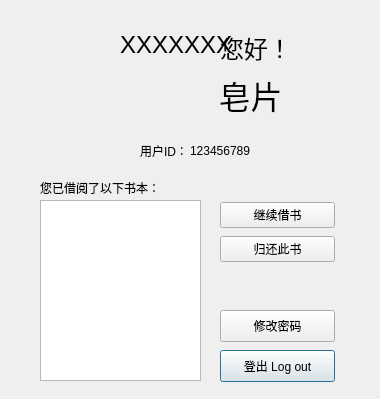
<?xml version="1.0" encoding="UTF-8"?>
<ui version="4.0">
 <class>usermain</class>
 <widget class="QDialog" name="usermain">
  <property name="geometry">
   <rect>
    <x>0</x>
    <y>0</y>
    <width>380</width>
    <height>399</height>
   </rect>
  </property>
  <property name="windowTitle">
   <string>Dialog</string>
  </property>
  <widget class="QLabel" name="label">
   <property name="geometry">
    <rect>
     <x>220</x>
     <y>30</y>
     <width>61</width>
     <height>31</height>
    </rect>
   </property>
   <property name="text">
    <string>&lt;html&gt;&lt;head/&gt;&lt;body&gt;&lt;p&gt;&lt;span style=&quot; font-size:18pt;&quot;&gt;您好！&lt;/span&gt;&lt;/p&gt;&lt;/body&gt;&lt;/html&gt;</string>
   </property>
  </widget>
  <widget class="QLabel" name="label_2">
   <property name="geometry">
    <rect>
     <x>120</x>
     <y>30</y>
     <width>111</width>
     <height>31</height>
    </rect>
   </property>
   <property name="text">
    <string>&lt;html&gt;&lt;head/&gt;&lt;body&gt;&lt;p&gt;&lt;span style=&quot; font-size:18pt;&quot;&gt;XXXXXXXX&lt;/span&gt;&lt;/p&gt;&lt;/body&gt;&lt;/html&gt;</string>
   </property>
  </widget>
  <widget class="QLabel" name="label_3">
   <property name="geometry">
    <rect>
     <x>160</x>
     <y>60</y>
     <width>181</width>
     <height>71</height>
    </rect>
   </property>
   <property name="text">
    <string>&lt;html&gt;&lt;head/&gt;&lt;body&gt;&lt;p align=&quot;center&quot;&gt;&lt;span style=&quot; font-size:24pt;&quot;&gt;皂片&lt;/span&gt;&lt;/p&gt;&lt;/body&gt;&lt;/html&gt;</string>
   </property>
  </widget>
  <widget class="QLabel" name="label_4">
   <property name="geometry">
    <rect>
     <x>140</x>
     <y>140</y>
     <width>51</width>
     <height>21</height>
    </rect>
   </property>
   <property name="text">
    <string>用户ID：</string>
   </property>
  </widget>
  <widget class="QLabel" name="label_5">
   <property name="geometry">
    <rect>
     <x>190</x>
     <y>140</y>
     <width>101</width>
     <height>21</height>
    </rect>
   </property>
   <property name="text">
    <string>123456789</string>
   </property>
  </widget>
  <widget class="QLabel" name="label_6">
   <property name="geometry">
    <rect>
     <x>40</x>
     <y>180</y>
     <width>141</width>
     <height>16</height>
    </rect>
   </property>
   <property name="text">
    <string>您已借阅了以下书本：</string>
   </property>
  </widget>
  <widget class="QPushButton" name="pushButton">
   <property name="geometry">
    <rect>
     <x>220</x>
     <y>350</y>
     <width>115</width>
     <height>32</height>
    </rect>
   </property>
   <property name="text">
    <string>登出 Log out</string>
   </property>
  </widget>
  <widget class="QListWidget" name="listWidget">
   <property name="geometry">
    <rect>
     <x>40</x>
     <y>200</y>
     <width>161</width>
     <height>181</height>
    </rect>
   </property>
  </widget>
  <widget class="QWidget" name="layoutWidget">
   <property name="geometry">
    <rect>
     <x>220</x>
     <y>200</y>
     <width>115</width>
     <height>66</height>
    </rect>
   </property>
   <layout class="QVBoxLayout" name="verticalLayout">
    <item>
     <widget class="QPushButton" name="pushButton_2">
      <property name="text">
       <string>继续借书</string>
      </property>
     </widget>
    </item>
    <item>
     <widget class="QPushButton" name="pushButton_3">
      <property name="text">
       <string>归还此书</string>
      </property>
     </widget>
    </item>
   </layout>
  </widget>
  <widget class="QPushButton" name="pushButton_4">
   <property name="geometry">
    <rect>
     <x>220</x>
     <y>310</y>
     <width>115</width>
     <height>32</height>
    </rect>
   </property>
   <property name="text">
    <string>修改密码</string>
   </property>
  </widget>
 </widget>
 <resources/>
 <connections/>
</ui>
